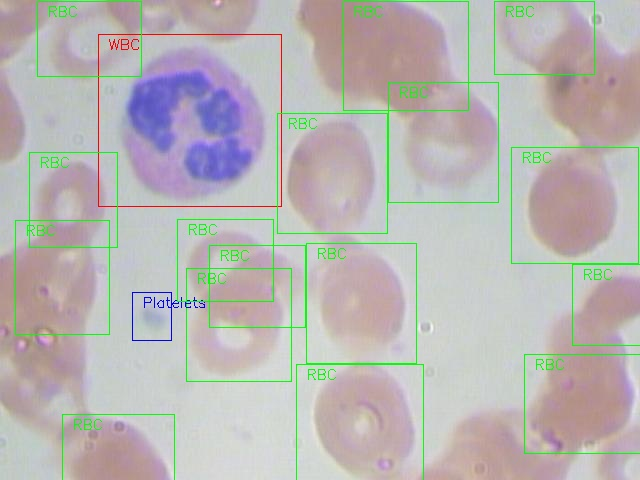
#> input picture data/example.jpg, 640 x 480 px
$ python method1_otsu.py ../data/example.jpg
#> lines starting #> are read from the running program, lines starting #| are printed output that depends on the picture; after the words box and inside, x2 and y2 are one past the last pixel; in counts of white or black regions, pixels touching at a corner belong together
### src/preprocessing.py
import cv2


def load_image(path):

#> called with path = '../data/example.jpg'
    img = cv2.imread(path)
#> img is the input picture: shape (480, 640, 3); mean B, G, R 180.5, 182.2, 185.2
    if img is None:
        raise FileNotFoundError(f"Image not found: {path}")
    print(f"Image loaded: {path}")
    return img


def get_green_channel(img):


    green_channel = img[:, :, 1]
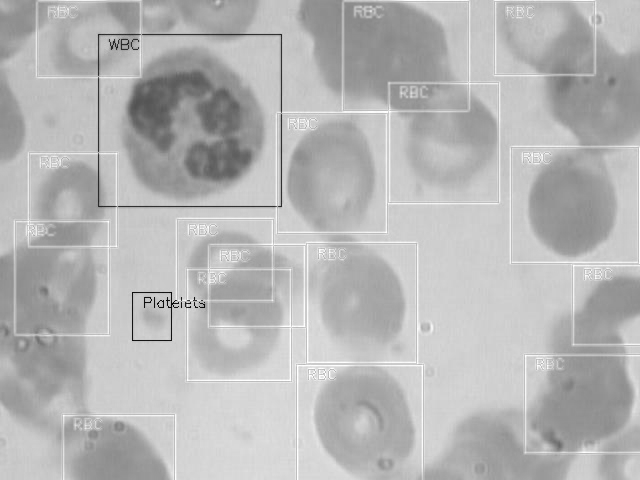
#> green_channel: shape (480, 640); min 8, max 255, mean 182.2
    print("Green channel extracted")
    return green_channel


def apply_clahe(gray, clip=2.0, tile=8):

#> called with clip = 2, tile = 8
    clahe = cv2.createCLAHE(clipLimit=clip, tileGridSize=(tile, tile))
    return clahe.apply(gray)
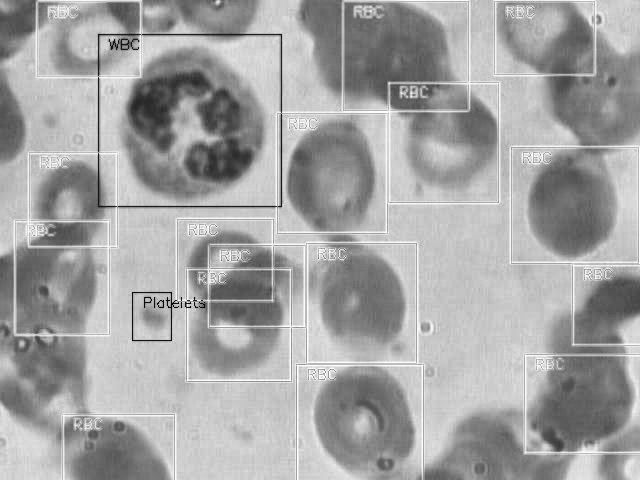
#> returned value: shape (480, 640); min 5, max 255, mean 163.8


def apply_gaussian(img, ksize=5):

#> called with ksize = 5
    return cv2.GaussianBlur(img, (ksize, ksize), 0)


def preprocess(path):

    original_bgr = load_image(path)
    green = get_green_channel(original_bgr)
    clahe_applied = apply_clahe(green)
    preprocessed_gray = apply_gaussian(clahe_applied)
    return original_bgr, preprocessed_gray


# [5 lines that do not run on import are left out]

### src/method1_otsu.py
import cv2
import numpy as np


def segment_otsu(gray):

    _, binary = cv2.threshold(
        gray, 0, 255, cv2.THRESH_BINARY_INV + cv2.THRESH_OTSU
    )
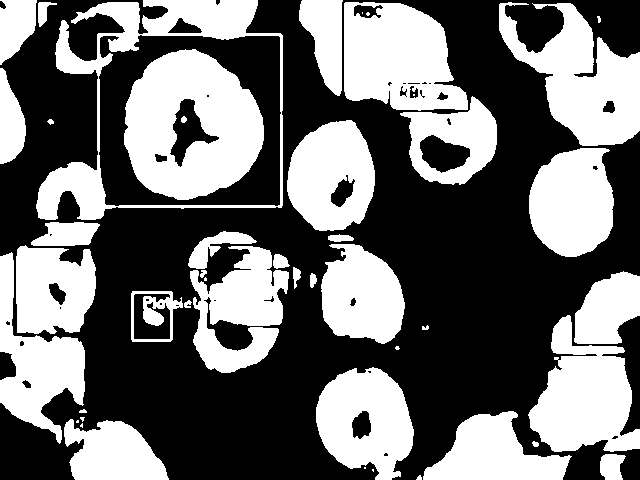
#> binary: shape (480, 640); 43.1% white; 47 white regions (10 under 20 px), largest, box (x1, y1, x2, y2) and area: (124, 49, 264, 200) 14625, (36, 0, 283, 220) 10559, (499, 2, 640, 146) 10440
    return binary


def morphological_cleanup(binary):

    kernel = np.ones((3, 3), np.uint8)
    eroded = cv2.erode(binary, kernel, iterations=1)
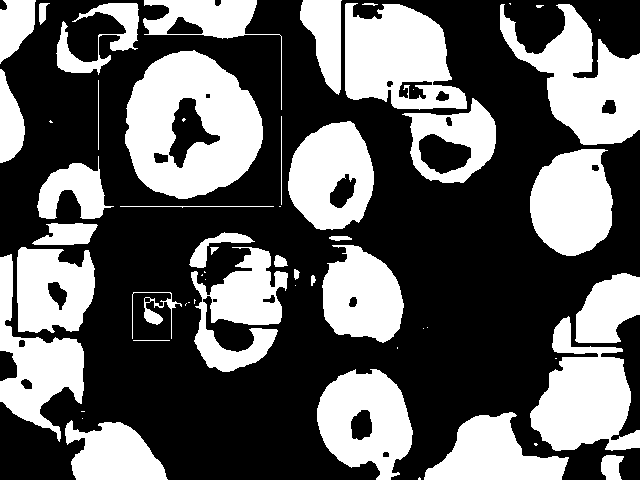
#> eroded: shape (480, 640); 38.6% white; 58 white regions (22 under 20 px), largest, box (x1, y1, x2, y2) and area: (125, 50, 263, 199) 13725, (500, 4, 640, 145) 9499, (345, 3, 467, 110) 9086
    cleaned = cv2.dilate(eroded, kernel, iterations=1)
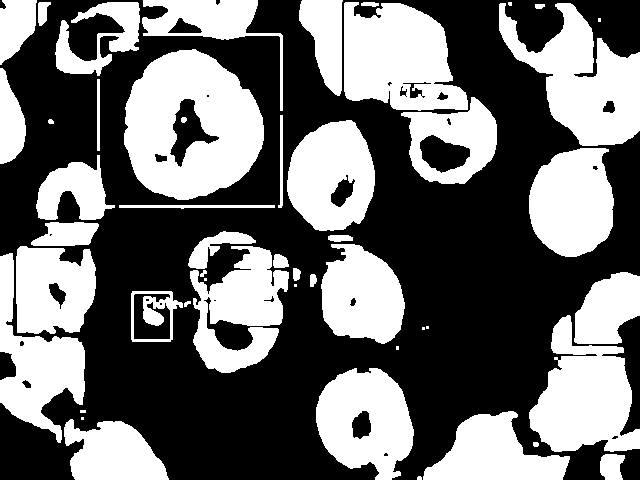
#> cleaned: shape (480, 640); 43% white; 50 white regions (10 under 20 px), largest, box (x1, y1, x2, y2) and area: (124, 49, 264, 200) 14623, (499, 3, 640, 146) 10312, (344, 2, 468, 111) 9931
    return cleaned


def run(img_path):

    import os
    import sys
    sys.path.insert(0, os.path.dirname(os.path.abspath(__file__)))
    from preprocessing import preprocess

    orig_bgr, gray = preprocess(img_path)
    binary = segment_otsu(gray)
    cleaned = morphological_cleanup(binary)
    os.makedirs("results", exist_ok=True)
    cv2.imwrite("results/method1_otsu_result.jpg", cleaned)
    return cleaned


if __name__ == "__main__":
    import sys
    mask = run(sys.argv[1])
    print(f"Mask shape: {mask.shape}")
#| Mask shape: (480, 640)
    print(f"Unique values: {list(set(mask.flatten()))}")
#| Unique values: [0, 255]
